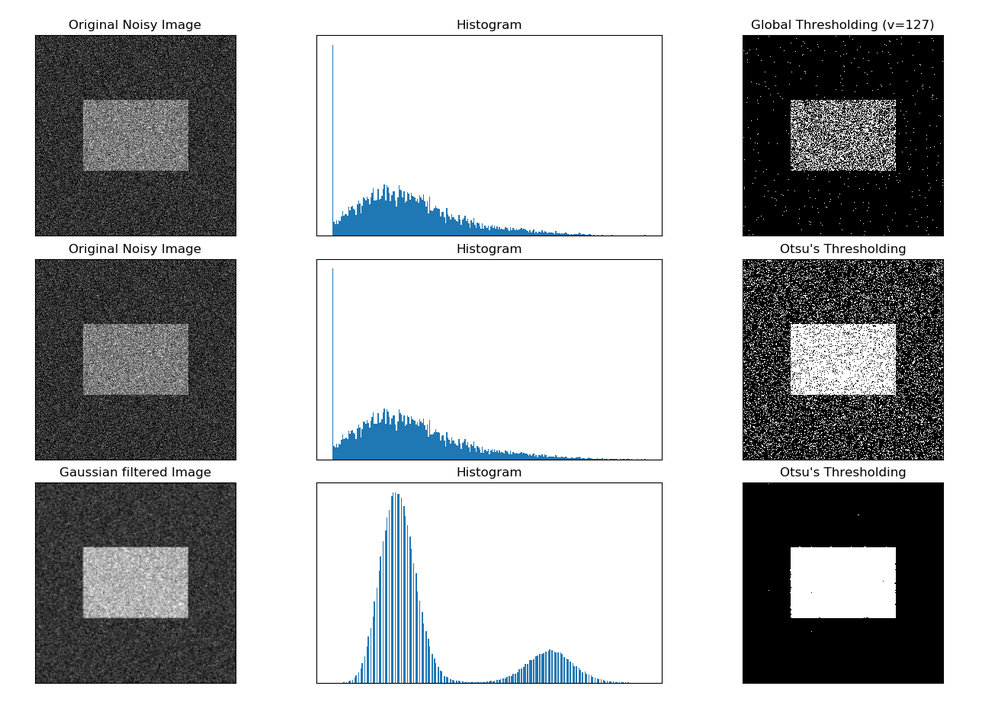
#> input picture OpenCV(2)/5.png, 982 x 718 px, shrunk from 1288 x 942 before the run
$ python 4.py
#> lines starting #> are read from the running program, lines starting #| are printed output that depends on the picture; after the words box and inside, x2 and y2 are one past the last pixel; in counts of white or black regions, pixels touching at a corner belong together
import cv2
import numpy as np

img = cv2.imread('5.png',0)
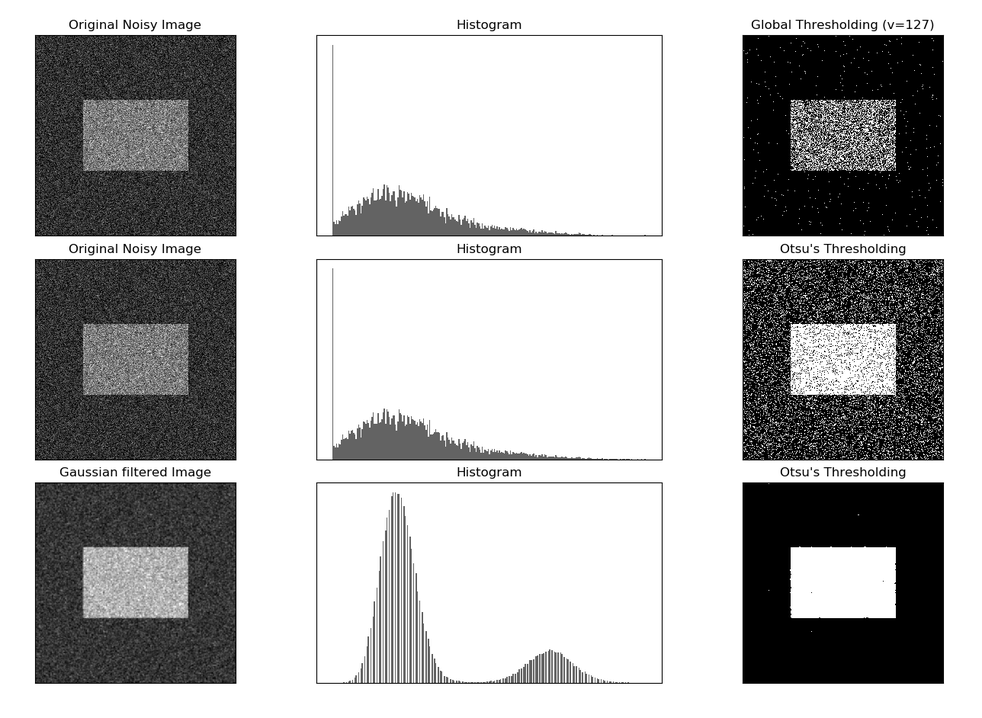
#> img: shape (718, 982); min 0, max 255, mean 181.5
blur = cv2.GaussianBlur(img,(5,5),0)

# find normalized_histogram, and its cumulative distribution function
# 计算归一化直方图
# CalcHist(image, accumulate=0, mask=NULL)
hist = cv2.calcHist([blur],[0],None,[256],[0,256])
#> hist = 256 values, max 391780 at index 255, min 200 at index 89, mean 2754.2
hist_norm = hist.ravel()/hist.max()
#> hist_norm = 256 values, max 1 at index 255, min 0.00051 at index 89, mean 0.00703
Q = hist_norm.cumsum()
#> Q = 256 values from 0.129 to 1.8

bins = np.arange(256)

fn_min = np.inf
thresh = -1
for i in range(1,256):
    p1,p2 = np.hsplit(hist_norm,[i])# probabilities
    q1,q2 = Q[i],Q[255]-Q[i] # cum sum of classes
    b1,b2 = np.hsplit(bins,[i]) # weights

    # finding means and variances
    m1,m2 = np.sum(p1*b1)/q1, np.sum(p2*b2)/q2
    v1,v2 = np.sum(((b1-m1)**2)*p1)/q1,np.sum(((b2-m2)**2)*p2)/q2
    # calculates the minimization function
    fn = v1*q1 + v2*q2
    if fn < fn_min:
        fn_min = fn
        thresh = i
#> this loop made 255 passes
#> (p1, q1, q2, m1, m2, v1, v2, fn) on passes 1 to 6: ([0.129], 0.135, 1.66, 0, 196.3, 0, 7618.4, 12678.5), ([0.129, 0.00675], 0.14, 1.66, 0.0482, 196.9, 0.0458, 7484.5, 12421.5), ([0.129, 0.00675, 0.00457], 0.143, 1.66, 0.111, 197.2, 0.163, 7392.2, 12248), ([0.129, 0.00675, 0.00457, 0.00275], 0.145, 1.65, 0.166, 197.5, 0.315, 7340.1, 12144.3), ([0.129, 0.00675, 0.00457, 0.00275, 0.00235], 0.147, 1.65, 0.229, 197.7, 0.543, 7294, 12056.3), ([0.129, 0.00675, 0.00457, 0.00275, 0.00235, 0.00162], 0.148, 1.65, 0.282, 197.8, 0.787, 7261.6, 11996.1)
#> (q1, q2, m1, m2, v1, v2, fn, fn_min) on passes 7 to 12: (0.149, 1.65, 0.318, 197.9, 0.983, 7245, 11962.3, 11962.3), (0.15, 1.65, 0.356, 198, 1.23, 7230.1, 11930.8, 11930.8), (0.151, 1.65, 0.404, 198.1, 1.59, 7215.3, 11895.9, 11895.9), (0.152, 1.65, 0.489, 198.3, 2.29, 7187.7, 11843.3, 11843.3), (0.154, 1.65, 0.548, 198.5, 2.85, 7173.6, 11808.2, 11808.2), (0.155, 1.65, 0.662, 198.6, 3.98, 7142.6, 11750.4, 11750.4)
# find otsu's threshold value with OpenCV function
ret, otsu = cv2.threshold(blur,0,255,cv2.THRESH_BINARY+cv2.THRESH_OTSU)
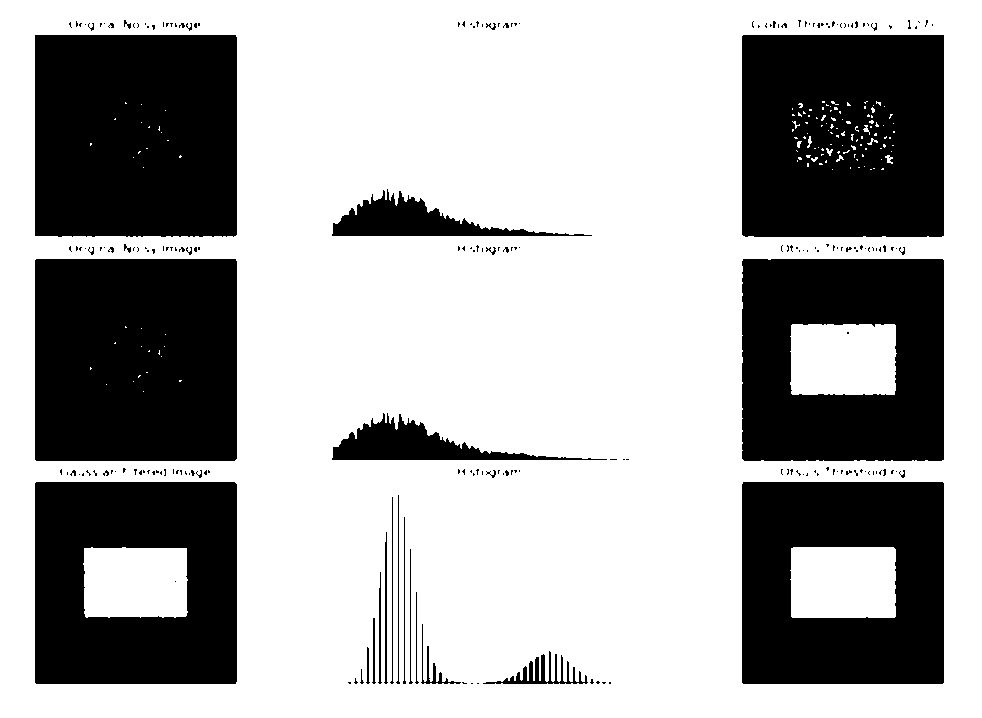
#> otsu: shape (718, 982); 66.6% white; 224 black regions (189 under 20 px), largest, box (x1, y1, x2, y2) and area: (35, 259, 237, 461) 40758, (35, 35, 237, 237) 40598, (742, 35, 944, 237) 40022
print(thresh,ret)
#| 149 148.0

$ run again, with OpenCV(2)/2.png copied over OpenCV(2)/5.png
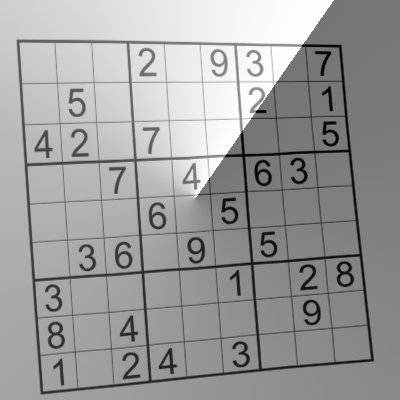
#> input picture OpenCV(2)/2.png, 400 x 400 px
#> `blur = cv2.GaussianBlur(img,(5,5),0)`:
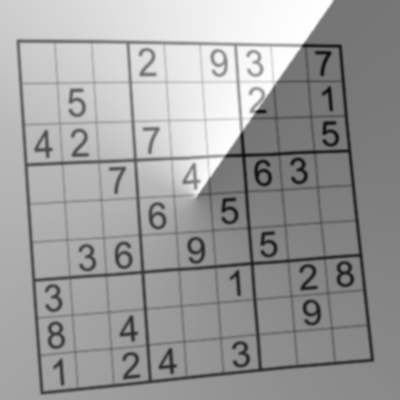
#> blur: shape (400, 400); min 10, max 254, mean 156.6
#> hist = 256 values, max 3925 at index 119, min 0 at index 0, mean 625
#> hist_norm = 256 values, max 1 at index 119, min 0 at index 0, mean 0.159
#> Q = 256 values from 0 to 40.76
#> the loop `for i in range(1,256):` made 255 passes
#> (p1, q1, q2, m1, m2, v1, v2, fn) on passes 10 to 12: ([0, 0, 0, 0, 0, 0, 0, 0, 0, 0], 0.00051, 40.76, 0, 156.6, 0, 2107.3, 85902.8), ([0, 0, 0, 0, 0, 0, 0, 0, 0, 0, 0.00051], 0.000764, 40.76, 6.67, 156.6, 7.41, 2107.1, 85891.8), ([0, 0, 0, 0, 0, 0, 0, 0, 0, 0, 0.00051, 0.000255], 0.000764, 40.76, 10.33, 156.6, 0.222, 2106.9, 85886.4)
#> `ret, otsu = cv2.threshold(blur,0,255,cv2.THRESH_BINARY+cv2.THRESH_OTSU)`:
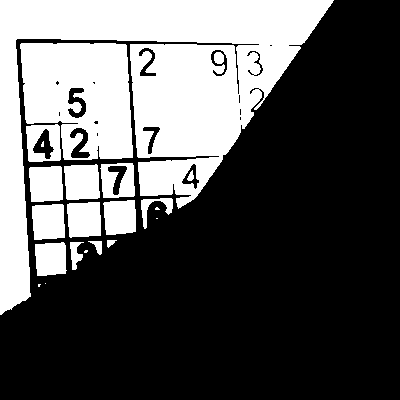
#> otsu: shape (400, 400); 34.6% white; 22 white regions (6 under 20 px), largest, box (x1, y1, x2, y2) and area: (0, 0, 334, 315) 35957, (20, 43, 133, 160) 10334, (64, 164, 100, 200) 1157
#| 170 168.0

$ run again, with OpenCV(2)/3.png copied over OpenCV(2)/5.png
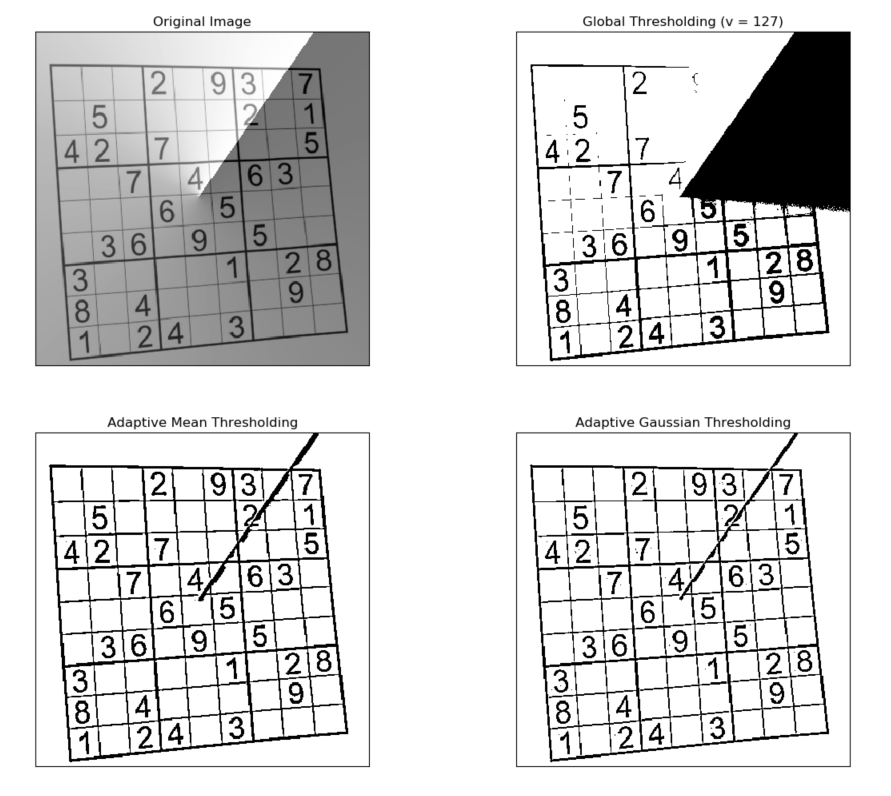
#> input picture OpenCV(2)/3.png, 891 x 796 px
#> img is the input picture: shape (796, 891); min 0, max 255, mean 215.6
#> `blur = cv2.GaussianBlur(img,(5,5),0)`:
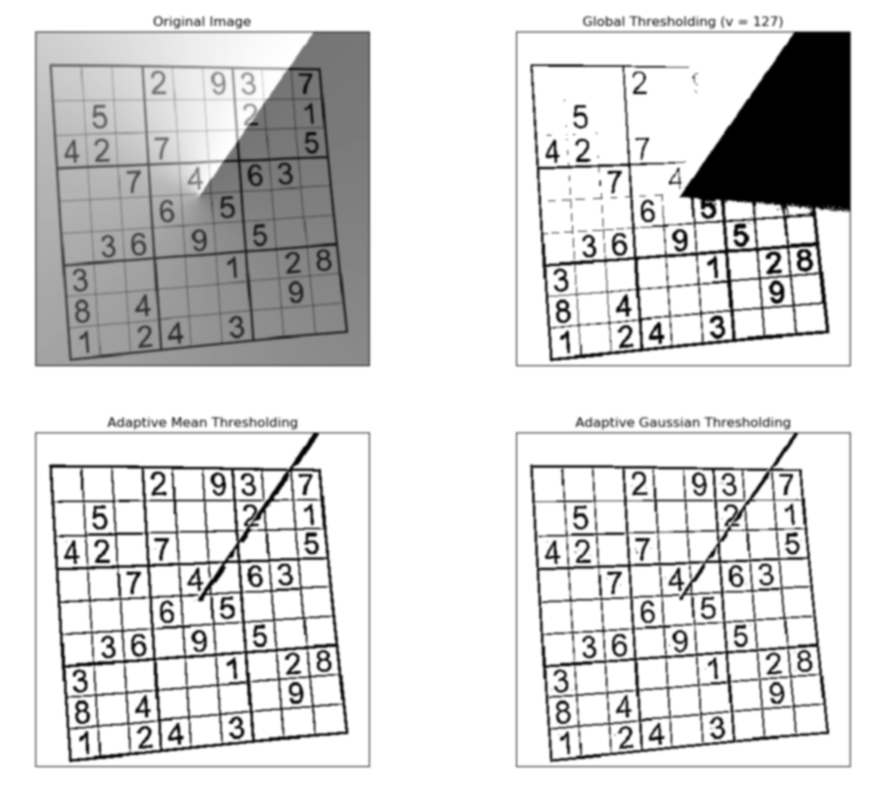
#> blur: shape (796, 891); min 0, max 255, mean 215.6
#> hist = 256 values, max 406460 at index 255, min 43 at index 11, mean 2770.5
#> hist_norm = 256 values, max 1 at index 255, min 0.000106 at index 11, mean 0.00682
#> Q = 256 values from 0.0447 to 1.74
#> the loop `for i in range(1,256):` made 255 passes
#> (p1, q1, q2, m1, m2, v1, v2, fn) on passes 1 to 4: ([0.0447], 0.045, 1.7, 0, 221.3, 0, 3032.7, 5155.3), ([0.0447, 0.00033], 0.0452, 1.7, 0.0073, 221.3, 0.00724, 3023.6, 5139.3), ([0.0447, 0.00033, 0.000167], 0.0453, 1.7, 0.0147, 221.4, 0.0218, 3019.1, 5131.2), ([0.0447, 0.00033, 0.000167, 0.000143], 0.0455, 1.7, 0.024, 221.4, 0.0496, 3015.4, 5124.4)
#> `ret, otsu = cv2.threshold(blur,0,255,cv2.THRESH_BINARY+cv2.THRESH_OTSU)`:
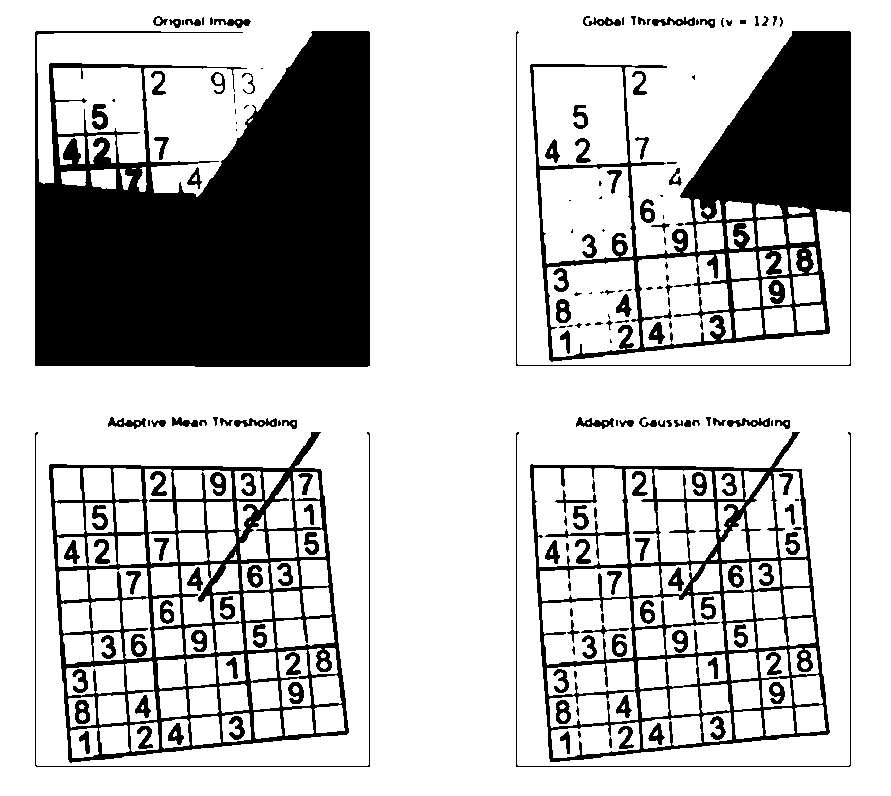
#> otsu: shape (796, 891); 76.2% white; 195 black regions (52 under 20 px), largest, box (x1, y1, x2, y2) and area: (35, 31, 370, 367) 81907, (516, 31, 851, 366) 31834, (49, 432, 349, 763) 18562
#| 181 180.0

$ run again, with OpenCV(2)/4.png copied over OpenCV(2)/5.png
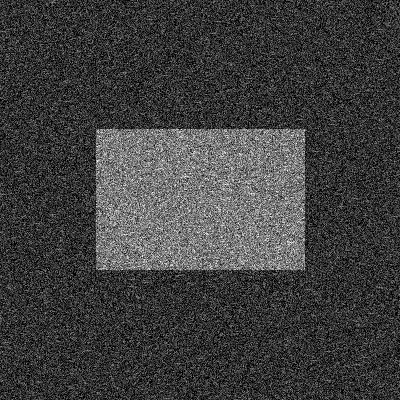
#> input picture OpenCV(2)/4.png, 400 x 400 px
#> img is the input picture: shape (400, 400); min 0, max 255, mean 63.3
#> `blur = cv2.GaussianBlur(img,(5,5),0)`:
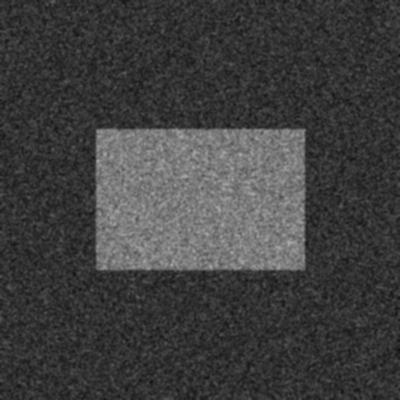
#> blur: shape (400, 400); min 17, max 171, mean 63.3
#> hist = 256 values, max 6108 at index 47, min 0 at index 0, mean 625
#> hist_norm = 256 values, max 1 at index 47, min 0 at index 0, mean 0.102
#> Q = 256 values from 0 to 26.2
#> the loop `for i in range(1,256):` made 255 passes
#> (q1, q2, m1, m2, v1, v2, fn, fn_min) on passes 17 to 23: (0.000164, 26.19, 0, 63.25, 0, 923.3, 24185.5, 24185.5), (0.000327, 26.19, 8.5, 63.25, 36.12, 923.3, 24185.2, 24185.2), (0.000655, 26.19, 8.75, 63.25, 38.41, 923.3, 24184.8, 24184.8), (0.00115, 26.19, 10.43, 63.25, 35.35, 923.3, 24184.2, 24184.2), (0.0018, 26.19, 12.09, 63.26, 31.1, 923.3, 24183.3, 24183.3), (0.00311, 26.19, 11.42, 63.26, 40.9, 923.3, 24182.2, 24182.2), (0.00639, 26.19, 10.08, 63.26, 55.89, 923.3, 24180.2, 24180.2)
#> after the loop `for i in range(1,256):`: fn_min = 2262.6; thresh = 87
#> `ret, otsu = cv2.threshold(blur,0,255,cv2.THRESH_BINARY+cv2.THRESH_OTSU)`:
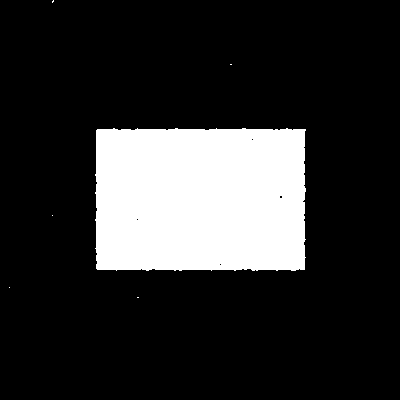
#> otsu: shape (400, 400); 18.4% white; 6 white regions (5 under 20 px), largest, box (x1, y1, x2, y2) and area: (95, 128, 306, 271) 29456
#| 87 86.0
